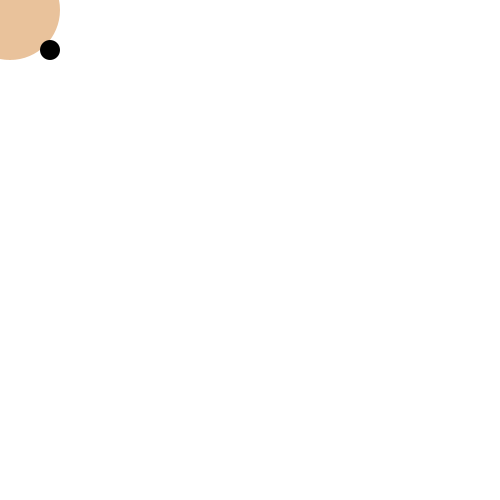
Frame 1 (no input)
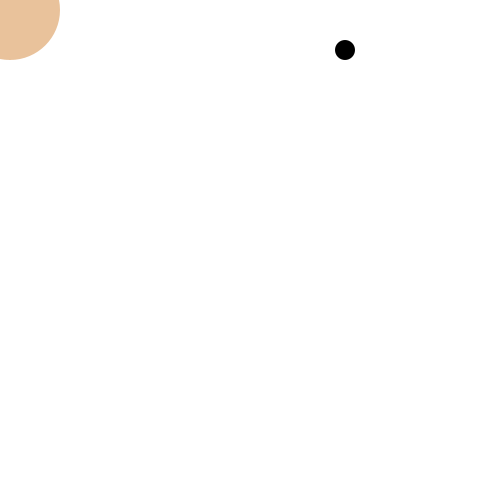
Frame 60 (the mouse pressed at the canvas centre just before this capture)
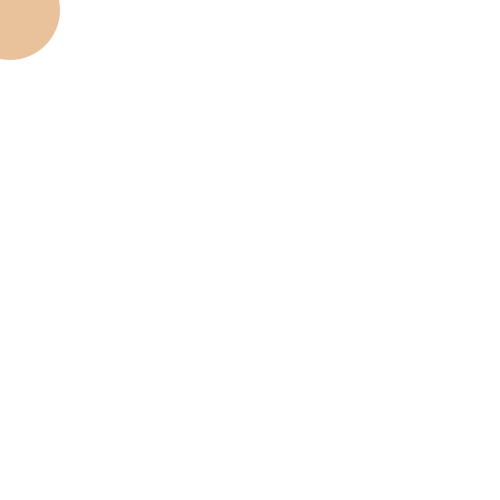
Frame 120 (the mouse held since frame 60 and released just before this capture)

The Processing sketch that drew these frames (run headless with seeded random() and noise(); from frame 60 on, the mouse is pressed at the canvas centre):

// Processing sketch: a_function
// ── a_function.pde
int x = 0;

// Example 7-1: Defining a function
void setup() {
  size(500, 500);
  background(255);
}

void draw() {
  background(255);
  fill(200, 100, 0, 100);
  noStroke();
  ellipse(10, 10, 100, 100); 
  drawBlackCircle();
  moveBlackCircle();
}

void drawBlackCircle() {
  println("this is my function");
  fill(0);
  ellipse(50+x, 50, 20, 20);
}

void moveBlackCircle(){
 x += 5;   
}
